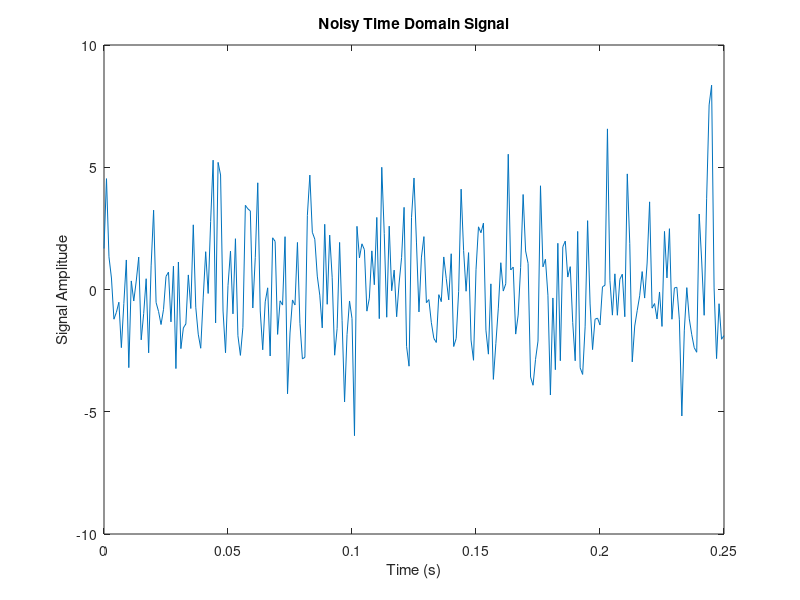
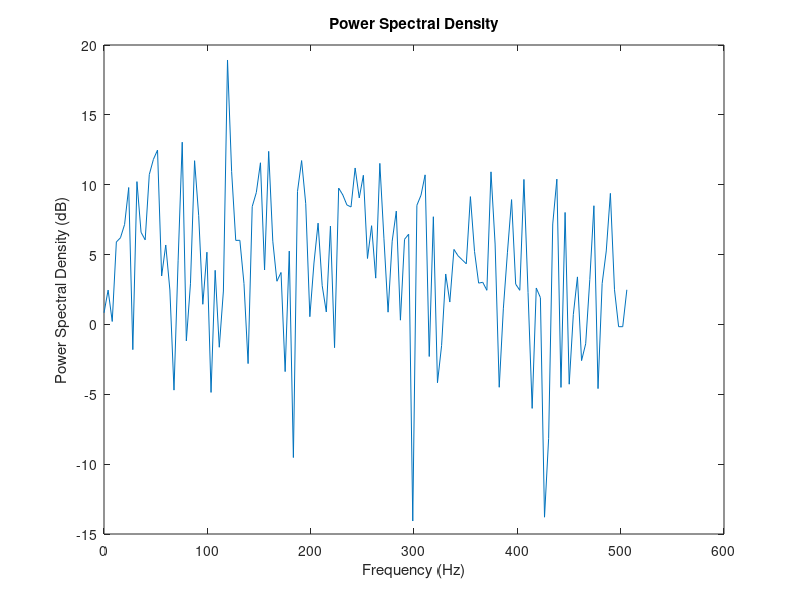
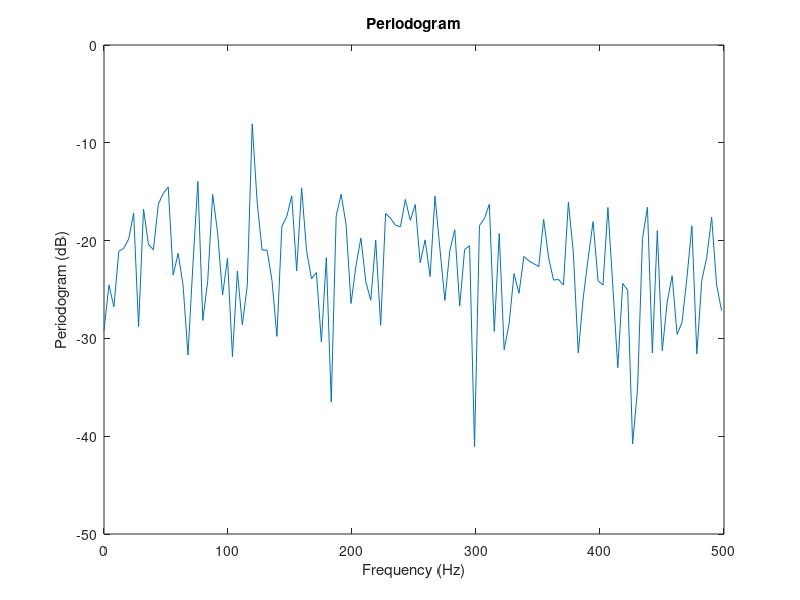
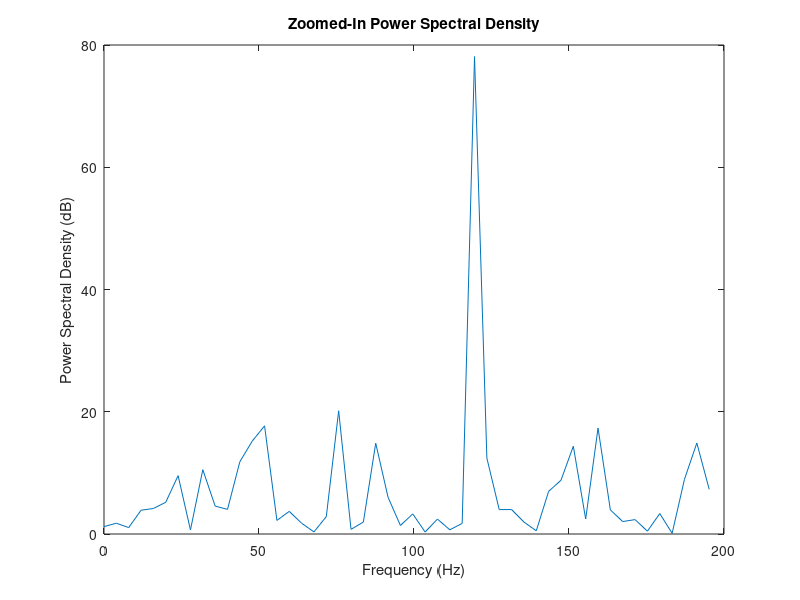

Source code (MATLAB) for these figures, in order:
clc;
clear;
close all;

%% Data Generation
samples = 1000;
time = 0:1/samples:0.25;
signal = sin(2*pi*50*time) + sin(2*pi*120*time);

%% Adding Noise
% Noise standard deviation
sigma = 2;
noisySignal = signal + randn(size(time))*sigma;

%% Plotting Noisy Time Domain Signal
figure;
plot(time,noisySignal);
xlabel('Time (s)');
ylabel('Signal Amplitude');
title('Noisy Time Domain Signal');

%% Computing Discrete Fourier Transform
NOISY_SIGNAL = fft(noisySignal,251);

%% Computing Power Spectral Density
Pyy = NOISY_SIGNAL.*conj(NOISY_SIGNAL)/251;
freqAxis = 1000/251*(0:127);

%% Plotting Power Spectral Density
figure;
plot(freqAxis,10*log10(Pyy(1:128)));
xlabel('Frequency (Hz)');
ylabel('Power Spectral Density (dB)');
title('Power Spectral Density');

%% Computing and Plotting Periodogram
[Pyy2,w] = periodogram(noisySignal,rectwin(length(noisySignal)),length(noisySignal), 1000);
figure;
plot(w,10*log10(Pyy2));
xlabel('Frequency (Hz)');
ylabel('Periodogram (dB)');
title('Periodogram');

%% Zooming In to Show Peaks
figure;
plot(freqAxis(1:50),Pyy(1:50));
xlabel('Frequency (Hz)');
ylabel('Power Spectral Density (dB)');
title('Zoomed-In Power Spectral Density');
